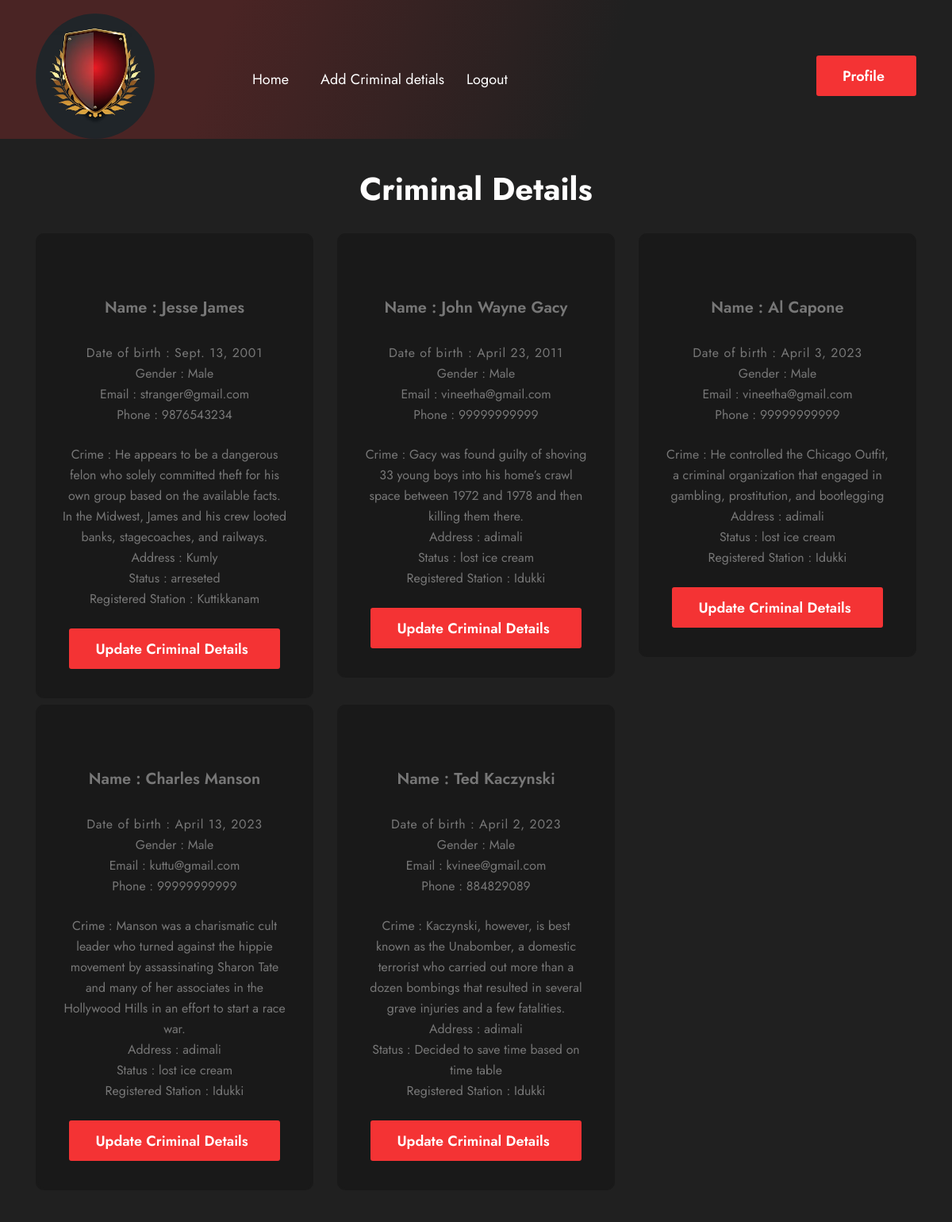
/myapp/police_view_criminals.html, run on the app's committed database.
### myapp/models.py (models this page shows)
class criminaldetails(models.Model):
    criminalname = models.CharField(max_length=100)
    photo =models.ImageField(null=True)
    criminal_date_of_birth = models.DateField()
    criminal_gender = models.CharField(max_length=500)
    criminal_email = models.CharField(max_length=500)
    criminal_phone = models.IntegerField()
    crime = models.CharField(max_length=200)
    criminal_address = models.CharField(max_length=200)
    case_status = models.CharField(max_length=200)
    registered_station = models.CharField(max_length=100)
    identity = models.ImageField(null=True)
    evidence = models.ImageField(null=True)

### myapp/views.py (the view)
# urls.py: path('police_view_criminals.html',views.police_view_criminals,name='police_view_criminals'),
def police_view_criminals(request):
    p = criminaldetails.objects.all().order_by('-id')
    ss = {'details': p}
    return render(request,'./myapp/police_view_criminals.html',ss)

### myapp/templates/myapp/police_view_criminals.html (shortened to what this page needs)
{% load static %}
<!DOCTYPE html>
<html lang="zxx">
<head>
<link rel="stylesheet" href="https://cdnjs.cloudflare.com/ajax/libs/font-awesome/4.7.0/css/font-awesome.min.css">
<link rel="stylesheet" href="{% static 'myapp/redlight/assets/css/bootstrap.min.css' %}"/>
<link rel="stylesheet" href="{% static 'myapp/redlight/assets/css/style.css' %}"/>
<link rel="stylesheet" href="{% static 'myapp/redlight/assets/css/mobile.css' %}"/>
<link rel="stylesheet" href="{% static 'myapp/redlight/cdnjs.cloudflare.com/ajax/libs/font-awesome/5.9.0/css/all.min.css' %}"
integrity="sha512-q3eWabyZPc1XTCmF+8/LuE1ozpg5xxn7iO89yfSOd5/oKvyqLngoNGsx8jq92Y8eXJ/IRxQbEC+FGSYxtk2oiw=="
crossorigin="anonymous"/>
<link rel="stylesheet" href="{% static 'myapp/redlight/dnjs.cloudflare.com/ajax/libs/font-awesome/6.1.1/css/all.min.css' %}"/>
<link rel="stylesheet" href="{% static 'myapp/redlight/cdnjs.cloudflare.com/ajax/libs/font-awesome/6.1.2/css/all.min.css' %}">
<link href="{% static 'myapp/redlight/../../unpkg.com/aos%402.3.1/dist/aos.css' %}" rel="stylesheet">
</head>
<body>
    <div class="home-header-section">
        <header class="header">
            <div class="main-header">
                <div class="container">
                    <nav class="navbar navbar-expand-lg navbar-light p-0">
                        <a class="navbar-brand pt-0" href="index.html"><img src="{% static 'myapp/redlight/assets/images/policelogo.jpg' %}" alt="" style="border-radius: 50%; " width="150px" height="150px" class="img-fluid diverge-logo" /></a>
                                <div class="collapse navbar-collapse" id="navbarSupportedContent">
                                    <ul class="navbar-nav">
                                        <li class="nav-item">
                                            <a class="nav-link text-decoration-none navbar-text-color home-margin-top" href="policeindex.html">Home</a>
                                        </li>
                                        <li class="nav-item">
                                            <a class="nav-link text-decoration-none navbar-text-color" href="addcriminaldetails.html">Add Criminal detials</a>
                                        </li>
                                        <li class="nav-item navbar-text-color"><a class="nav-link text-decoration-none contact-us-margin navbar-text-color" href="logout">Logout</a></li>
                                    </ul>
                                    <div class="btn-talk ml-auto">
                                        <ul class="m-0 p-0">
                                            <li class="list-unstyled d-lg-inline-block"><a class="nav-link contact" href="policeprofile.html">Profile</a></li>
                                        </ul>
                                    </div>
                                </div>
                    </nav>
                </div>
            </div>
        </header>
    <section class="about-us-section-start blogs-section-starts overflow-hidden">
<h3 class="text-center" data-aos="fade-up">Criminal Details</h3>
<div class="container">
            <div class="row">
{%for i in details %}
                <div class="col-lg-4 col-md-4 col-sm-12 mt-2 ">
                    <div class="blogs-section">
                        <a href="#">
                            <div class="images-blog" data-aos="fade-up">
                                {% if i.photo %}
                                <figure class="mb-0"><img class="img-fluid" src="../media/{{i.photo}}" alt="">
                                </figure>
                                {% endif %}
                            </div>
                            <h5 class="blogs-h5"> Name : {{i.criminalname}} </h5>
                            <h5 class="blogs-p"> Date of birth : {{i.criminal_date_of_birth}} </h5>
                            <p class="blogs-p"> Gender : {{i.criminal_gender}}</p>
                            <p class="blogs-p"> Email : {{i.criminal_email}}</p>
                            <p class="blogs-p"> Phone : {{i.criminal_phone}}</p><br>
                            <p class="blogs-p"> Crime : {{i.crime}}</p>
                            <p class="blogs-p"> Address : {{i.criminal_address}}</p>
                            <p class="blogs-p"> Status : {{i.case_status}}</p>
                            <p class="blogs-p"> Registered Station : {{i.registered_station}}</p>
                        </a>
                        <br>
                         <div class="btn-talk ml-auto text-center" >
                                        <ul class="m-0 p-0">
                                            <li class="list-unstyled d-lg-inline-block"><a class="nav-link contact" href="updatecriminalstatus.html?id={{i.id}}">Update Criminal Details</a></li>
                                        </ul>
                                    </div>
                    </div>
                </div>
                <br>
{% endfor %}
            </div>
</div>
</section>
            </div>
</body>
</html>

### myapp/static/myapp/redlight/assets/css/style.css (style rules this page uses)
body { font-family: "Jost", sans-serif !important; }
:root { --e-global-color-white: #ffffff; --e-global-color-red: #c12e2f; --e-global-color-btn-red: #f43334; --e-global-color-white-banner-text: #fffefe; --e-global-color-grey-icons: #999999; --e-global-color-yellow-buttons: #eb9500; --e-global-color-primary: #161616; --e-global-color-card-text: #585858; --e-global-color-red-border: #ca2f30; --e-global-color-red-active: #cd3030; --e-global-color-dark-icons-background: #202020; --e-global-color-dark-marron: #4a2424; --e-global-color-black-cards-bacground: #191919; --e-global-color-grey-cyber-box: #777777; --e-global-color-about-teams-red: #ad2d2d; --e-global-color-about-teams-background: #101010; --e-global-color-stars: #666666; --e-global-color-form-text: #898989; --e-global-color-form: #2e1c1c; --e-global-color-coming-soon: #737373; background-image: linear-gradient( 50deg, var(--e-global-color-btn-red) 0%, var(--e-global-color-dark-icons-background) 38% ); }
html { scroll-behavior: smooth; }
h3 { font-size: 40px; line-height: 46px; font-weight: bold; color: var(--e-global-color-white-banner-text); }
h5 { font-size: 20px; line-height: 30px; font-weight: 600; color: var(--e-global-color-white); letter-spacing: 0.8px; margin-bottom: 11px; }
p { font-size: 18px; line-height: 30px; font-weight: 400; }
a { font-size: 18px; line-height: 18px; font-weight: 400; font-family: "Jost", sans-serif !important; }
.navbar-nav li:first-child { margin-left: 115px; }
.navbar-nav li { display: inline-block; margin: 0 12px; }
.home-header-section { background-position: center; background-repeat: no-repeat; background-size: cover; background-image: linear-gradient( 109deg, var(--e-global-color-dark-marron) 17%, var(--e-global-color-dark-icons-background) 46% ); }
.main-header .navbar-brand { margin-left:0px; padding-bottom: 8px; }
.navbar-nav a { color: #fff; padding-top: 17px; }
.navbar-light .navbar-nav .nav-link { padding-left:8px; position: relative; }
.main-header { padding: 28px 0 0 0; }
.btn-talk a { background: var(--e-global-color-btn-red); line-height: 16px; color: var(--e-global-color-white) !important; padding: 18px 40px 17px 33px !important; display: inline-block; border-radius: 3px; font-weight: 600; text-decoration: none; text-align: center; }
.contact-us-margin { margin-right: -9px; }
.navbar-nav li:last-child { margin-left: 0; margin-right: 0; }
.navbar-text-color { color: var(--e-global-color-white) !important; }
.about-us-section-start p { color: var(--e-global-color-grey-icons); padding: 0 24%; margin-bottom: 75px; }
.about-us-section-start h3 { margin-bottom: 25px; }
.about-us-section-start { padding:59px 0px 0; background: var(--e-global-color-dark-icons-background); }
.blogs-section-starts { padding: 88px 0px 10px; }
.blogs-section a { text-decoration: none; }
.blogs-section .blogs-h5 { color: var(--e-global-color-grey-cyber-box); font-size: 20px; line-height: 28px; text-align: center; font-weight: 600; margin-bottom: 0; letter-spacing: 0px; padding: 33px 10px 30px; text-decoration: none; }
.blogs-section .blogs-p { color: var(--e-global-color-grey-cyber-box); font-size: 15.91px; line-height: 26px; text-align: center; font-weight: 400; margin-bottom: 0; padding:0; text-decoration: none; }
.blogs-section-starts .blogs-section { background: var(--e-global-color-black-cards-bacground); border-radius: 10px; padding: 26px 30px 34px 30px; transition: 0s all ease-in-out; cursor: pointer; border: 3px solid var(--e-global-color-black-cards-bacground); transition: transform ease 300ms; }
.blogs-section-starts .blogs-section .images-blog, .about-teams-inner .about-team .icons-rounded-box { overflow: hidden; transition: transform ease 300ms; border-radius: 10px; }

### data on the page
criminaldetails: criminalname "Jesse James", criminal_date_of_birth "Sept. 13, 2001", criminal_gender "Male", criminal_email "stranger@gmail.com", criminal_phone "9876543234", crime "He appears to be a dangerous felon who solely committed theft for his own group based on the available facts. In the Midwest, James and his crew looted banks, stagecoaches, and railways.", criminal_address "Kumly", case_status "arreseted", registered_station "Kuttikkanam"
criminaldetails: criminalname "John Wayne Gacy", criminal_date_of_birth "April 23, 2011", criminal_gender "Male", criminal_email "vineetha@gmail.com", criminal_phone "99999999999", crime "Gacy was found guilty of shoving 33 young boys into his home’s crawl space between 1972 and 1978 and then killing them there.", criminal_address "adimali", case_status "lost ice cream", registered_station "Idukki"
criminaldetails: criminalname "Al Capone", criminal_date_of_birth "April 3, 2023", criminal_gender "Male", criminal_email "vineetha@gmail.com", criminal_phone "99999999999", crime "He controlled the Chicago Outfit, a criminal organization that engaged in gambling, prostitution, and bootlegging", criminal_address "adimali", case_status "lost ice cream", registered_station "Idukki"
criminaldetails: criminalname "Charles Manson", criminal_date_of_birth "April 13, 2023", criminal_gender "Male", criminal_email "kuttu@gmail.com", criminal_phone "99999999999", crime "Manson was a charismatic cult leader who turned against the hippie movement by assassinating Sharon Tate and many of her associates in the Hollywood Hills in an effort to start a race war.", criminal_address "adimali", case_status "lost ice cream", registered_station "Idukki"
criminaldetails: criminalname "Ted Kaczynski", criminal_date_of_birth "April 2, 2023", criminal_gender "Male", criminal_email "kvinee@gmail.com", criminal_phone "884829089", crime "Kaczynski, however, is best known as the Unabomber, a domestic terrorist who carried out more than a dozen bombings that resulted in several grave injuries and a few fatalities.", criminal_address "adimali", case_status "Decided to save time based on time table", registered_station "Idukki"
